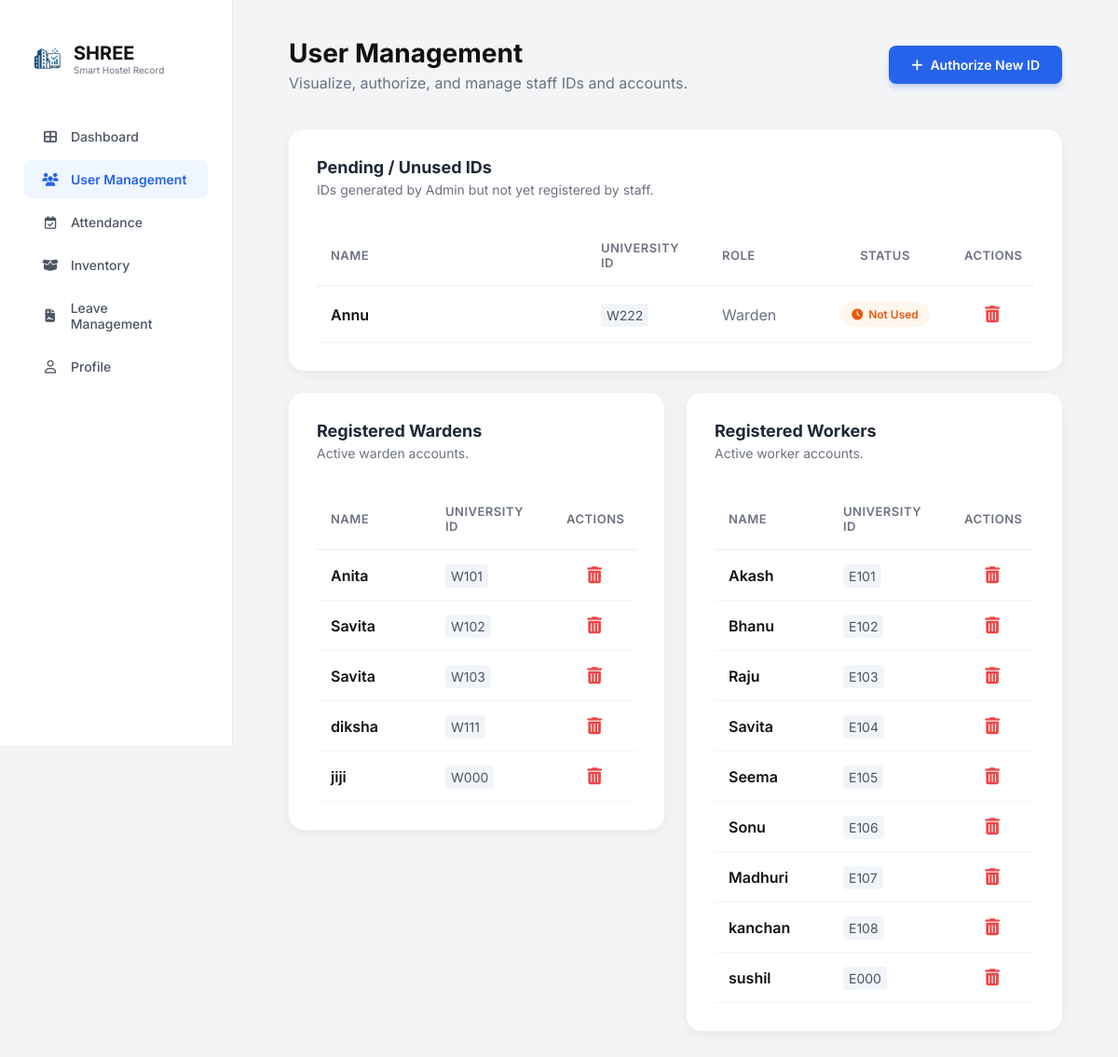
The app's page /Shree-admin/users/, older data.
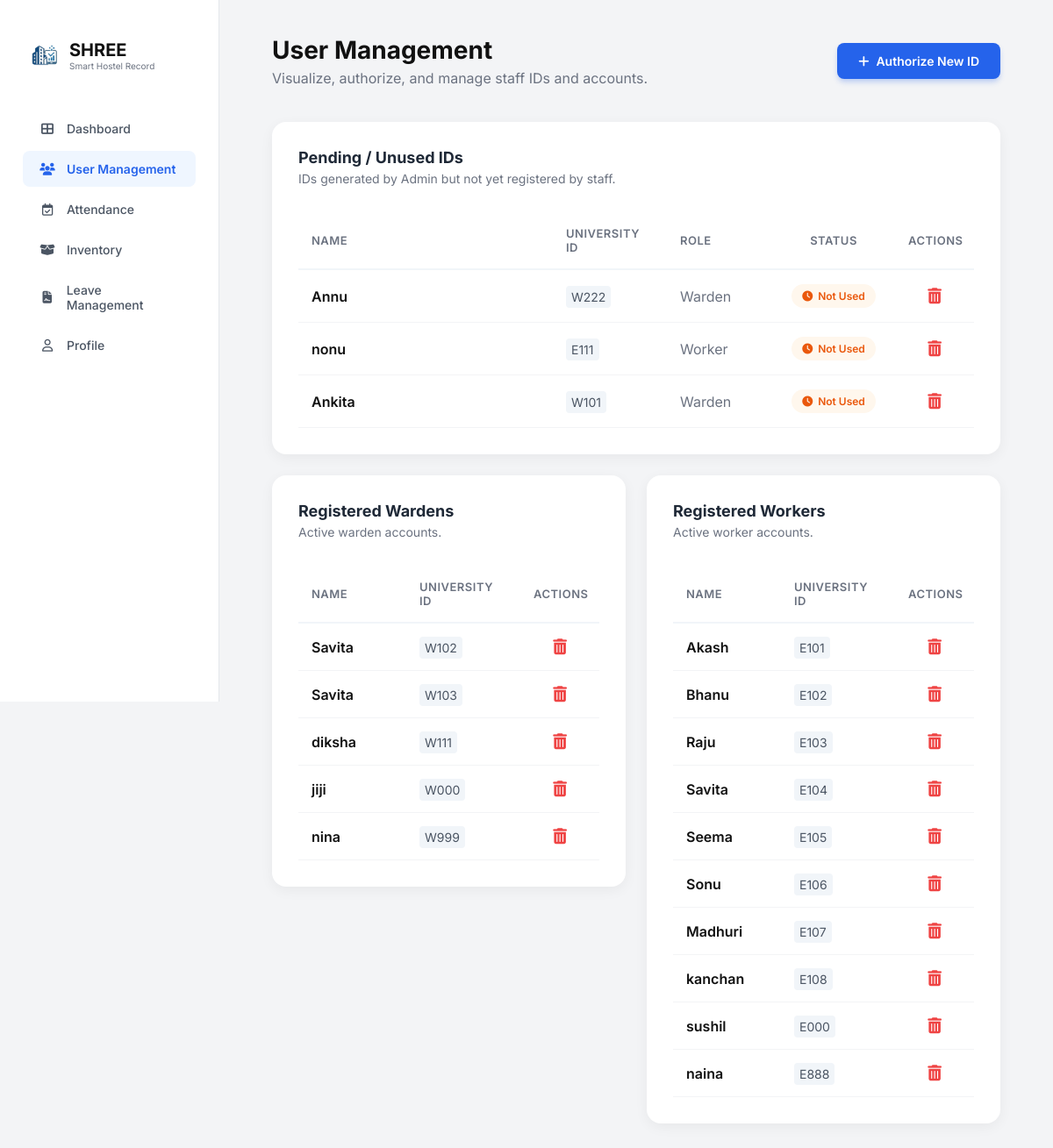
The same page, newer data.
### accounts/models.py (models this page shows, shortened)
class UniversityID(models.Model):
    ROLE_CHOICES = (
        ('warden', 'Warden'),
        ('worker', 'Worker'),
    )
    university_id = models.CharField(max_length=50, unique=True)
    full_name = models.CharField(max_length=100)
    role = models.CharField(max_length=20, choices=ROLE_CHOICES)
    is_used = models.BooleanField(default=False)

### Shree1/views.py (the view)
# urls.py: path('Shree-admin/users/', views.admin_user_management, name='admin_user_management'),
def admin_user_management(request):  #sneha ka new update
    unused_ids = UniversityID.objects.filter(is_used=False)
    wardens = UniversityID.objects.filter(is_used=True, role__iexact='warden')
    workers = UniversityID.objects.filter(is_used=True, role__iexact='worker')
    context = {
        'unused_ids': unused_ids,
        'wardens': wardens,
        'workers': workers,
    }
    return render(request, 'Shree1/admin_user_management.html', context)

### templates/Shree1/admin_user_management.html (shortened to what the changed rows need)
{% load static %}
<!doctype html>
<html lang="en">
  <head>
    <link
      rel="stylesheet"
      href="{% static 'Shree1/css/dashboardAdmin.css' %}"
    />
    <link
      rel="stylesheet"
      href="{% static 'Shree1/css/admin_user_management.css' %}"
    />
    <link
      rel="stylesheet"
      href="https://cdnjs.cloudflare.com/ajax/libs/font-awesome/6.5.1/css/all.min.css"
    />
  </head>
  <body>
    <div class="admin-page-container">
      <aside class="sidebar">
        <div class="logo-area">
          <div class="logo-text">
            <h2 class="brand-name">SHREE</h2>
          </div>
        </div>
      </aside>
      <main class="main-body">
        <header class="main-header">
          <div class="header-left">
            <h1>User Management</h1>
          </div>
        </header>
        <div class="white-card mb-4">
          <table class="user-data-table">
            <thead>
              <tr>
                <th class="col-name">Name</th>
                <th class="col-id">University ID</th>
                <th class="col-role">Role</th>
                <th class="col-status">Status</th>
                <th class="col-actions">Actions</th>
              </tr>
            </thead>
            <tbody>
              {% for id_obj in unused_ids %}
              <tr>
                <td class="col-name font-bold">{{ id_obj.full_name }}</td>
                <td class="col-id"><code>{{ id_obj.university_id }}</code></td>
                <td class="col-role">{{ id_obj.role|capfirst }}</td>
                <td class="col-status">
                  <span class="status-indicator pending">
                    <i class="fa-solid fa-clock"></i> Not Used
                  </span>
                </td>
                <td class="col-actions">
                  <a
                    href="{% url 'delete_uni_id' id_obj.id %}"
                    class="delete-icon-btn"
                    title="Revoke ID"
                  >
                    <i class="fa-solid fa-trash-can"></i>
                  </a>
                </td>
              </tr>
              {% empty %}
              <tr>
                <td colspan="5" class="empty-state">No pending IDs found.</td>
              </tr>
              {% endfor %}
            </tbody>
          </table>
        </div>
        <div class="registered-staff-grid">
          <div class="white-card">
            <table class="user-data-table">
              <thead>
                <tr>
                  <th class="col-name">Name</th>
                  <th class="col-id">University ID</th>
                  <th class="col-actions">Actions</th>
                </tr>
              </thead>
              <tbody>
                {% for warden in wardens %}
                <tr>
                  <td class="col-name font-bold">{{ warden.full_name }}</td>
                  <td class="col-id">
                    <code>{{ warden.university_id }}</code>
                  </td>
                  <td class="col-actions">
                    <a
                      href="{% url 'delete_uni_id' warden.id %}"
                      class="delete-icon-btn"
                      title="Revoke ID"
                    >
                      <i class="fa-solid fa-trash-can"></i>
                    </a>
                  </td>
                </tr>
                {% empty %}
                <tr>
                  <td colspan="3" class="empty-state">
                    No registered wardens.
                  </td>
                </tr>
                {% endfor %}
              </tbody>
            </table>
          </div>
          <div class="white-card">
            <table class="user-data-table">
              <thead>
                <tr>
                  <th class="col-name">Name</th>
                  <th class="col-id">University ID</th>
                  <th class="col-actions">Actions</th>
                </tr>
              </thead>
              <tbody>
                {% for worker in workers %}
                <tr>
                  <td class="col-name font-bold">{{ worker.full_name }}</td>
                  <td class="col-id">
                    <code>{{ worker.university_id }}</code>
                  </td>
                  <td class="col-actions">
                    <a
                      href="{% url 'delete_uni_id' worker.id %}"
                      class="delete-icon-btn"
                      title="Revoke ID"
                    >
                      <i class="fa-solid fa-trash-can"></i>
                    </a>
                  </td>
                </tr>
                {% empty %}
                <tr>
                  <td colspan="3" class="empty-state">
                    No registered workers.
                  </td>
                </tr>
                {% endfor %}
              </tbody>
            </table>
          </div>
        </div>
      </main>
    </div>
  </body>
</html>

Row changes from the older to the newer data that the page shows:
removed UniversityID: full_name "Anita", university_id "W101", shown under "Registered Wardens"
added UniversityID: full_name "nonu", university_id "E111", role "Worker", shown under "Pending / Unused IDs"
added UniversityID: full_name "Ankita", university_id "W101", role "Warden", shown under "Pending / Unused IDs"
added UniversityID: full_name "nina", university_id "W999", shown under "Registered Wardens"
added UniversityID: full_name "naina", university_id "E888", shown under "Registered Workers"
